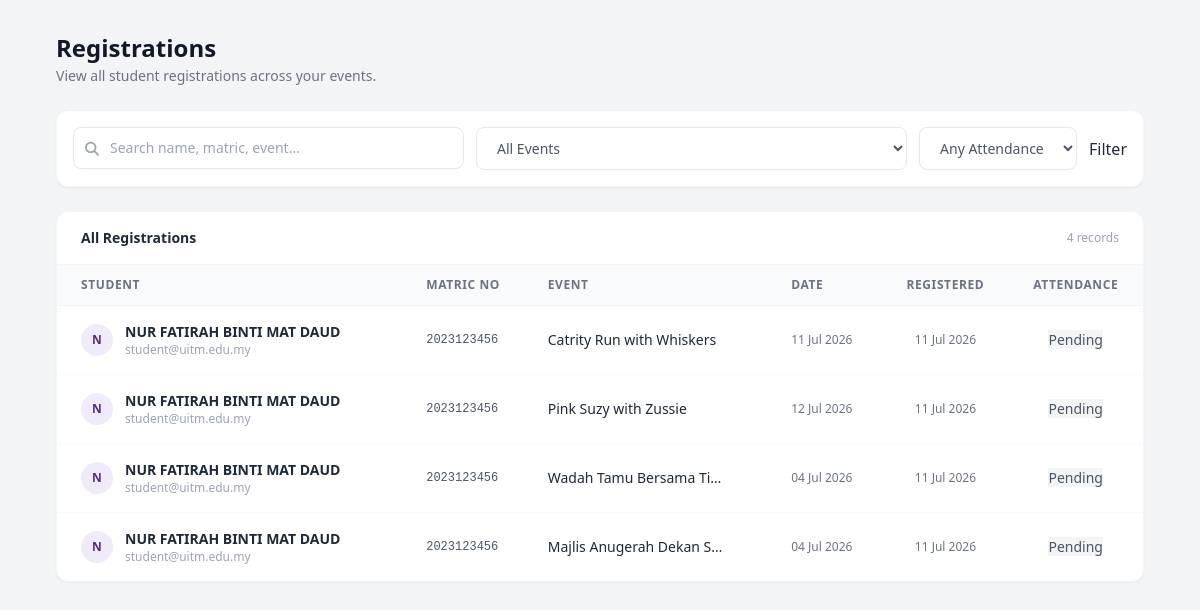
The app's page /registrations.php (signed in) with its own data.
### tables this page shows
CREATE TABLE `registrations` (
  `id` int(10) UNSIGNED NOT NULL,
  `event_id` int(10) UNSIGNED NOT NULL,
  `student_id` int(10) UNSIGNED NOT NULL,
  `campus_id` int(10) UNSIGNED NOT NULL,
  `status` enum('registered','attended','cancelled','no_show') NOT NULL DEFAULT 'registered',
  `registered_at` datetime NOT NULL DEFAULT current_timestamp(),
  `attended_at` datetime DEFAULT NULL,
  `attendance_status` enum('pending','attended','absent') NOT NULL DEFAULT 'pending',
  `cancelled_at` datetime DEFAULT NULL,
  `notes` varchar(255) DEFAULT NULL
);

CREATE TABLE `students` (
  `id` int(10) UNSIGNED NOT NULL,
  `campus_id` int(10) UNSIGNED DEFAULT NULL,
  `name` varchar(120) NOT NULL,
  `email` varchar(180) NOT NULL,
  `password` varchar(255) NOT NULL,
  `matric_no` varchar(40) DEFAULT NULL,
  `phone` varchar(20) DEFAULT NULL,
  `faculty` varchar(10) DEFAULT NULL,
  `year` tinyint(1) UNSIGNED DEFAULT NULL,
  `is_active` tinyint(1) NOT NULL DEFAULT 1,
  `created_at` datetime NOT NULL DEFAULT current_timestamp()
);

CREATE TABLE `events` (
  `id` int(10) UNSIGNED NOT NULL,
  `campus_id` int(10) UNSIGNED DEFAULT NULL,
  `club_id` int(10) UNSIGNED DEFAULT NULL,
  `created_by` int(10) UNSIGNED DEFAULT NULL,
  `title` varchar(200) NOT NULL,
  `venue` varchar(200) DEFAULT NULL,
  `category` enum('Academic','Cultural','Sports','Other') NOT NULL DEFAULT 'Other',
  `status` enum('upcoming','open','under_review','closed','cancelled','archived') NOT NULL DEFAULT 'upcoming',
  `capacity` int(10) UNSIGNED NOT NULL DEFAULT 0,
  `registration_fee` decimal(8,2) NOT NULL DEFAULT 0.00,
  `registered_count` int(10) UNSIGNED NOT NULL DEFAULT 0,
  `start_date` datetime DEFAULT NULL,
  `end_date` datetime DEFAULT NULL,
  `description` text DEFAULT NULL,
  `image_url` varchar(500) DEFAULT NULL,
  `created_at` datetime NOT NULL DEFAULT current_timestamp(),
  `updated_at` datetime NOT NULL DEFAULT current_timestamp() ON UPDATE current_timestamp(),
  `is_paid` tinyint(1) NOT NULL DEFAULT 0,
  `fee_amount` decimal(8,2) DEFAULT NULL,
  `payment_method` varchar(50) DEFAULT NULL,
  `payment_details` text DEFAULT NULL,
  `payment_deadline` datetime DEFAULT NULL
);

### config.php (called while the page is built, shortened)
<?php
function db(): PDO {
    static $pdo = null;
    if ($pdo === null) {
        $dsn = 'mysql:host=' . DB_HOST . ';dbname=' . DB_NAME . ';charset=' . DB_CHARSET;
        try {
            $pdo = new PDO($dsn, DB_USER, DB_PASS, [
                PDO::ATTR_ERRMODE            => PDO::ERRMODE_EXCEPTION,
                PDO::ATTR_DEFAULT_FETCH_MODE => PDO::FETCH_ASSOC,
                PDO::ATTR_EMULATE_PREPARES   => false,
            ]);
        } catch (PDOException $e) {
            die(json_encode(['error' => 'Database connection failed: ' . $e->getMessage()]));
        }
    }
    return $pdo;
}
?>

### registrations.php (the view, shortened to what this page needs)
<?php
require_once '../config.php';
$adminId    = $_SESSION['admin_id'];
$search      = trim($_GET['q'] ?? '');
$where  = "WHERE e.created_by = ?";
$params = [$adminId];
$stmt = db()->prepare("
    SELECT r.id, r.status, r.registered_at,
           s.name AS student_name, s.matric_no, s.email,
           e.title AS event_title, e.start_date
    FROM registrations r
    JOIN students s ON s.id = r.student_id
    JOIN events e ON e.id = r.event_id
    $where AND r.status != 'no_show'
    ORDER BY r.registered_at DESC
    LIMIT 200
");
$stmt->execute($params);
$regs = $stmt->fetchAll();
?>
<!DOCTYPE html>
<html lang="en">
<head>
<script src="https://cdn.tailwindcss.com"></script>
<link rel="stylesheet" href="https://cdnjs.cloudflare.com/ajax/libs/font-awesome/6.4.0/css/all.min.css">
</head>
<body class="bg-gray-100 font-sans text-gray-800 flex h-screen overflow-hidden">
<div class="flex-1 flex flex-col h-full overflow-y-auto">
<main class="p-6 md:p-8 space-y-6 max-w-6xl w-full mx-auto">
  <div>
    <h1 class="text-2xl font-bold text-gray-900">Registrations</h1>
    <p class="text-sm text-gray-500 mt-0.5">View all student registrations across your events.</p>
  </div>
  <div class="bg-white rounded-xl shadow-sm border border-gray-100 p-4">
    <form method="GET" class="flex flex-col sm:flex-row gap-3 flex-wrap">
      <div class="relative flex-1 min-w-[180px]">
        <i class="fas fa-search absolute left-3 top-1/2 -translate-y-1/2 text-gray-400 text-sm"></i>
        <input type="text" name="q" value="<?= htmlspecialchars($search) ?>"
               placeholder="Search name, matric, event…"
               class="w-full pl-9 pr-4 py-2.5 rounded-lg border border-gray-200 text-sm focus:outline-none focus:ring-2 focus:ring-purple-300">
      </div>
      <select name="event_id" class="px-4 py-2.5 rounded-lg border border-gray-200 text-sm bg-white text-gray-600 focus:outline-none focus:ring-2 focus:ring-purple-300">
        <option value="">All Events</option>
      </select>
      <select name="att" class="px-4 py-2.5 rounded-lg border border-gray-200 text-sm bg-white text-gray-600 focus:outline-none focus:ring-2 focus:ring-purple-300">
        <option value="">Any Attendance</option>
      </select>
      <button type="submit" class="btn-primary">Filter</button>
    </form>
  </div>
  <div class="bg-white rounded-xl shadow-sm border border-gray-100 overflow-hidden">
    <div class="flex items-center justify-between px-6 py-4 border-b border-gray-100">
      <h2 class="font-bold text-gray-800 text-sm">All Registrations</h2>
      <span class="text-xs text-gray-400"><?= count($regs) ?> record<?= count($regs)!==1?'s':'' ?></span>
    </div>
    <div class="overflow-x-auto">
      <table class="w-full text-sm">
        <thead>
          <tr class="border-b border-gray-100 bg-gray-50">
            <th class="px-6 py-3 text-left text-xs font-semibold text-gray-500 uppercase tracking-wider">Student</th>
            <th class="px-4 py-3 text-left text-xs font-semibold text-gray-500 uppercase tracking-wider">Matric No</th>
            <th class="px-4 py-3 text-left text-xs font-semibold text-gray-500 uppercase tracking-wider">Event</th>
            <th class="px-4 py-3 text-left text-xs font-semibold text-gray-500 uppercase tracking-wider">Date</th>
            <th class="px-4 py-3 text-center text-xs font-semibold text-gray-500 uppercase tracking-wider">Registered</th>
            <th class="px-4 py-3 text-center text-xs font-semibold text-gray-500 uppercase tracking-wider">Attendance</th>
          </tr>
        </thead>
        <tbody class="divide-y divide-gray-50">
          <?php if (empty($regs)): ?>
            <tr><td colspan="6" class="px-6 py-16 text-center text-gray-400">
              <i class="fas fa-users-slash text-4xl mb-3 block"></i>
              No registrations found.
            </td></tr>
          <?php else: foreach ($regs as $reg): ?>
            <?php
            $attColors = [
              'attended' => 'bg-green-100 text-green-800',
              'absent'   => 'bg-red-100 text-red-800',
              'pending'  => 'bg-gray-100 text-gray-600',
            ];
            $statusMap = ['attended' => 'attended', 'cancelled' => 'absent', 'no_show' => 'absent', 'registered' => 'pending'];
            $att = $statusMap[$reg['status']] ?? 'pending';
            ?>
            <tr class="hover-row">
              <td class="px-6 py-4">
                <div class="flex items-center gap-3">
                  <div class="w-8 h-8 rounded-full flex items-center justify-center font-semibold text-xs shrink-0"
                       style="background:#f0ebfa;color:#582C83;"><?= strtoupper(substr($reg['student_name'],0,1)) ?></div>
                  <div>
                    <p class="font-semibold text-gray-800"><?= htmlspecialchars($reg['student_name']) ?></p>
                    <p class="text-xs text-gray-400"><?= htmlspecialchars($reg['email']) ?></p>
                  </div>
                </div>
              </td>
              <td class="px-4 py-4 font-mono text-xs text-gray-600"><?= htmlspecialchars($reg['matric_no']) ?></td>
              <td class="px-4 py-4">
                <p class="font-medium text-gray-800 truncate max-w-[180px]"><?= htmlspecialchars($reg['event_title']) ?></p>
              </td>
              <td class="px-4 py-4 text-xs text-gray-500 whitespace-nowrap">
                <?= $reg['start_date'] ? date('d M Y', strtotime($reg['start_date'])) : '—' ?>
              </td>
              <td class="px-4 py-4 text-center text-xs text-gray-500"><?= date('d M Y', strtotime($reg["registered_at"])) ?></td>
              <td class="px-4 py-4 text-center">
                <span class="badge <?= $attColors[$att] ?? 'bg-gray-100 text-gray-600' ?>"><?= ucfirst($att) ?></span>
              </td>
            </tr>
          <?php endforeach; endif; ?>
        </tbody>
      </table>
    </div>
  </div>
</main>
</div>
</body>
</html>

### records on screen
registrations: student.name "N", student.name "NUR FATIRAH BINTI MAT DAUD", student.email "student@uitm.edu.my", student.matric_no "2023123456", event.title "Catrity Run with Whiskers", event.start_date "11 Jul 2026", registered_at "11 Jul 2026", status "Pending"
registrations: student.name "N", student.name "NUR FATIRAH BINTI MAT DAUD", student.email "student@uitm.edu.my", student.matric_no "2023123456", event.title "Pink Suzy with Zussie", event.start_date "12 Jul 2026", registered_at "11 Jul 2026", status "Pending"
registrations: student.name "N", student.name "NUR FATIRAH BINTI MAT DAUD", student.email "student@uitm.edu.my", student.matric_no "2023123456", event.title "Wadah Tamu Bersama Ti…", event.start_date "04 Jul 2026", registered_at "11 Jul 2026", status "Pending"
registrations: student.name "N", student.name "NUR FATIRAH BINTI MAT DAUD", student.email "student@uitm.edu.my", student.matric_no "2023123456", event.title "Majlis Anugerah Dekan S…", event.start_date "04 Jul 2026", registered_at "11 Jul 2026", status "Pending"

### other values on screen
count($regs) "4"
